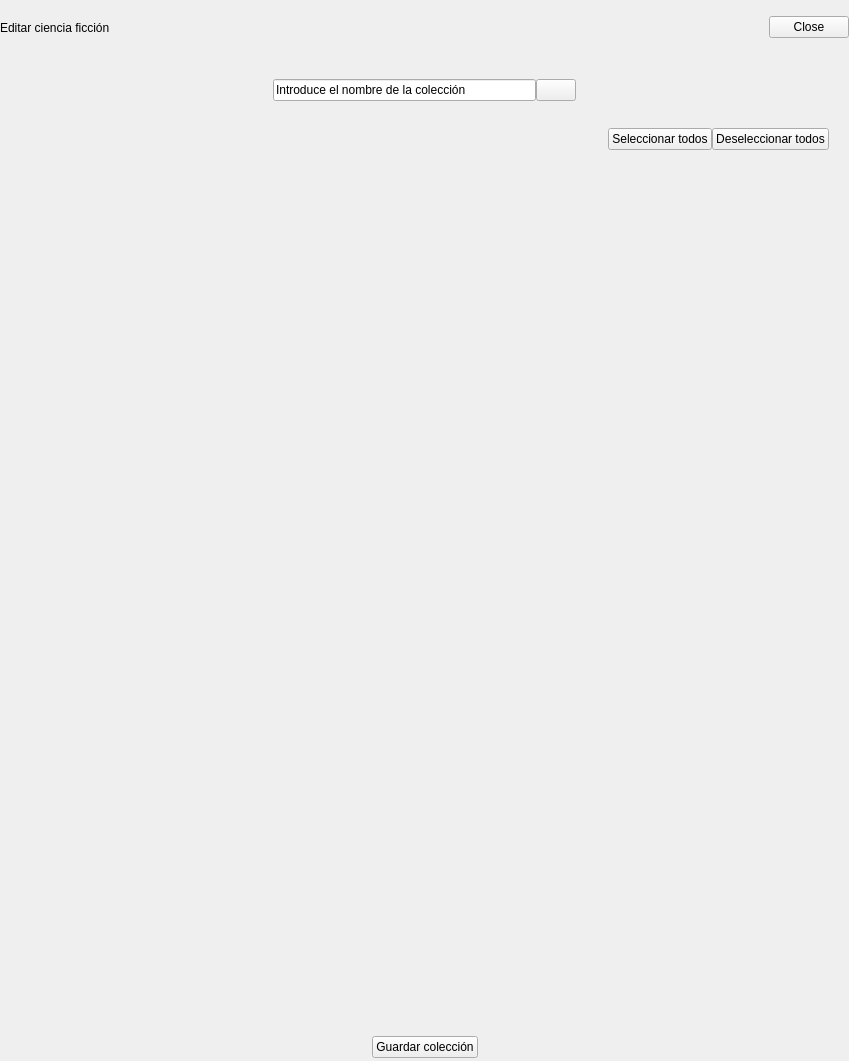
<?xml version="1.0" encoding="UTF-8"?>
<ui version="4.0">
 <class>LibraryEditCollection</class>
 <widget class="QWidget" name="LibraryEditCollection">
  <property name="geometry">
   <rect>
    <x>0</x>
    <y>0</y>
    <width>849</width>
    <height>1061</height>
   </rect>
  </property>
  <property name="sizePolicy">
   <sizepolicy hsizetype="Expanding" vsizetype="Expanding">
    <horstretch>0</horstretch>
    <verstretch>0</verstretch>
   </sizepolicy>
  </property>
  <property name="minimumSize">
   <size>
    <width>0</width>
    <height>0</height>
   </size>
  </property>
  <property name="maximumSize">
   <size>
    <width>849</width>
    <height>1061</height>
   </size>
  </property>
  <property name="windowTitle">
   <string>Form</string>
  </property>
  <property name="styleSheet">
   <string notr="true" />
  </property>
  <layout class="QVBoxLayout" name="verticalLayout_2">
   <property name="spacing">
    <number>0</number>
   </property>
   <property name="margin">
    <number>0</number>
   </property>
   <item>
    <widget class="QWidget" name="headerCont" native="true">
     <property name="minimumSize">
      <size>
       <width>0</width>
       <height>55</height>
      </size>
     </property>
     <property name="maximumSize">
      <size>
       <width>16777215</width>
       <height>78</height>
      </size>
     </property>
     <property name="styleSheet">
      <string notr="true" />
     </property>
     <layout class="QHBoxLayout" name="horizontalLayout_3">
      <property name="spacing">
       <number>0</number>
      </property>
      <property name="margin">
       <number>0</number>
      </property>
      <item>
       <widget class="QLabel" name="collectionActionTitle">
        <property name="text">
         <string>Editar ciencia ficci&#243;n</string>
        </property>
       </widget>
      </item>
      <item>
       <spacer name="horizontalSpacer">
        <property name="orientation">
         <enum>Qt::Horizontal</enum>
        </property>
        <property name="sizeHint" stdset="0">
         <size>
          <width>57</width>
          <height>28</height>
         </size>
        </property>
       </spacer>
      </item>
      <item>
       <widget class="SilentQPushButton" name="closeSearchBtn">
        <property name="focusPolicy">
         <enum>Qt::NoFocus</enum>
        </property>
        <property name="text">
         <string>Close</string>
        </property>
       </widget>
      </item>
     </layout>
    </widget>
   </item>
   <item>
    <widget class="QWidget" name="editCollectionNameCont" native="true">
     <property name="minimumSize">
      <size>
       <width>0</width>
       <height>70</height>
      </size>
     </property>
     <property name="maximumSize">
      <size>
       <width>16777215</width>
       <height>99</height>
      </size>
     </property>
     <layout class="QHBoxLayout" name="horizontalLayout">
      <property name="spacing">
       <number>0</number>
      </property>
      <property name="leftMargin">
       <number>10</number>
      </property>
      <property name="topMargin">
       <number>0</number>
      </property>
      <property name="rightMargin">
       <number>10</number>
      </property>
      <property name="bottomMargin">
       <number>0</number>
      </property>
      <item>
       <spacer name="horizontalSpacer_2">
        <property name="orientation">
         <enum>Qt::Horizontal</enum>
        </property>
        <property name="sizeHint" stdset="0">
         <size>
          <width>57</width>
          <height>28</height>
         </size>
        </property>
       </spacer>
      </item>
      <item>
       <widget class="MyQLineEdit" name="collectionNameLineEdit">
        <property name="focusPolicy">
         <enum>Qt::StrongFocus</enum>
        </property>
        <property name="styleSheet">
         <string notr="true" />
        </property>
        <property name="text">
         <string>Introduce el nombre de la colecci&#243;n</string>
        </property>
       </widget>
      </item>
      <item>
       <widget class="QPushButton" name="clearInputBtn">
        <property name="text">
         <string />
        </property>
       </widget>
      </item>
      <item>
       <spacer name="horizontalSpacer_3">
        <property name="orientation">
         <enum>Qt::Horizontal</enum>
        </property>
        <property name="sizeHint" stdset="0">
         <size>
          <width>57</width>
          <height>28</height>
         </size>
        </property>
       </spacer>
      </item>
     </layout>
    </widget>
   </item>
   <item>
    <widget class="QWidget" name="collectionContainer" native="true">
     <property name="sizePolicy">
      <sizepolicy hsizetype="Preferred" vsizetype="Expanding">
       <horstretch>0</horstretch>
       <verstretch>0</verstretch>
      </sizepolicy>
     </property>
     <property name="minimumSize">
      <size>
       <width>0</width>
       <height>539</height>
      </size>
     </property>
     <property name="maximumSize">
      <size>
       <width>141421</width>
       <height>762</height>
      </size>
     </property>
     <property name="styleSheet">
      <string notr="true" />
     </property>
     <layout class="QVBoxLayout" name="verticalLayout_3">
      <property name="spacing">
       <number>0</number>
      </property>
      <property name="margin">
       <number>0</number>
      </property>
      <item>
       <widget class="QWidget" name="actionsCont" native="true">
        <layout class="QHBoxLayout" name="horizontalLayout_4">
         <property name="spacing">
          <number>0</number>
         </property>
         <property name="leftMargin">
          <number>0</number>
         </property>
         <property name="topMargin">
          <number>0</number>
         </property>
         <property name="rightMargin">
          <number>20</number>
         </property>
         <property name="bottomMargin">
          <number>0</number>
         </property>
         <item>
          <spacer name="horizontalSpacer_6">
           <property name="orientation">
            <enum>Qt::Horizontal</enum>
           </property>
           <property name="sizeHint" stdset="0">
            <size>
             <width>57</width>
             <height>28</height>
            </size>
           </property>
          </spacer>
         </item>
         <item>
          <widget class="QPushButton" name="selectAllBtn">
           <property name="text">
            <string>Seleccionar todos</string>
           </property>
          </widget>
         </item>
         <item>
          <widget class="QPushButton" name="unSelectAllBtn">
           <property name="text">
            <string>Deseleccionar todos</string>
           </property>
          </widget>
         </item>
        </layout>
       </widget>
      </item>
      <item>
       <widget class="QWidget" name="booksContainer" native="true">
        <property name="minimumSize">
         <size>
          <width>0</width>
          <height>300</height>
         </size>
        </property>
        <property name="maximumSize">
         <size>
          <width>16777215</width>
          <height>1061</height>
         </size>
        </property>
        <layout class="QGridLayout" name="gridLayout">
         <property name="leftMargin">
          <number>0</number>
         </property>
         <property name="topMargin">
          <number>10</number>
         </property>
         <property name="rightMargin">
          <number>0</number>
         </property>
         <property name="bottomMargin">
          <number>0</number>
         </property>
         <property name="spacing">
          <number>0</number>
         </property>
         <item column="1" row="5">
          <widget class="QWidget" name="bookCont10" native="true">
           <layout class="QHBoxLayout" name="horizontalLayout_18">
            <property name="spacing">
             <number>0</number>
            </property>
            <property name="margin">
             <number>0</number>
            </property>
            <item>
             <widget class="LibraryBookToCollectionItem" name="book10" native="true" />
            </item>
           </layout>
          </widget>
         </item>
         <item column="1" row="4">
          <widget class="QWidget" name="bookCont8" native="true">
           <layout class="QHBoxLayout" name="horizontalLayout_17">
            <property name="spacing">
             <number>0</number>
            </property>
            <property name="margin">
             <number>0</number>
            </property>
            <item>
             <widget class="LibraryBookToCollectionItem" name="book8" native="true" />
            </item>
           </layout>
          </widget>
         </item>
         <item column="0" row="3">
          <widget class="QWidget" name="bookCont5" native="true">
           <layout class="QHBoxLayout" name="horizontalLayout_14">
            <property name="spacing">
             <number>0</number>
            </property>
            <property name="margin">
             <number>0</number>
            </property>
            <item>
             <widget class="LibraryBookToCollectionItem" name="book5" native="true" />
            </item>
           </layout>
          </widget>
         </item>
         <item column="1" row="2">
          <widget class="QWidget" name="bookCont4" native="true">
           <layout class="QHBoxLayout" name="horizontalLayout_13">
            <property name="spacing">
             <number>0</number>
            </property>
            <property name="margin">
             <number>0</number>
            </property>
            <item>
             <widget class="LibraryBookToCollectionItem" name="book4" native="true" />
            </item>
           </layout>
          </widget>
         </item>
         <item column="0" row="6">
          <widget class="QWidget" name="bookCont11" native="true">
           <layout class="QHBoxLayout" name="horizontalLayout_8">
            <property name="spacing">
             <number>0</number>
            </property>
            <property name="margin">
             <number>0</number>
            </property>
            <item>
             <widget class="LibraryBookToCollectionItem" name="book11" native="true" />
            </item>
           </layout>
          </widget>
         </item>
         <item column="1" row="3">
          <widget class="QWidget" name="bookCont6" native="true">
           <layout class="QHBoxLayout" name="horizontalLayout_15">
            <property name="spacing">
             <number>0</number>
            </property>
            <property name="margin">
             <number>0</number>
            </property>
            <item>
             <widget class="LibraryBookToCollectionItem" name="book6" native="true" />
            </item>
           </layout>
          </widget>
         </item>
         <item column="0" row="8">
          <spacer name="verticalSpacer_3">
           <property name="orientation">
            <enum>Qt::Vertical</enum>
           </property>
           <property name="sizeHint" stdset="0">
            <size>
             <width>28</width>
             <height>57</height>
            </size>
           </property>
          </spacer>
         </item>
         <item column="0" row="2">
          <widget class="QWidget" name="bookCont3" native="true">
           <layout class="QHBoxLayout" name="horizontalLayout_10">
            <property name="spacing">
             <number>0</number>
            </property>
            <property name="margin">
             <number>0</number>
            </property>
            <item>
             <widget class="LibraryBookToCollectionItem" name="book3" native="true" />
            </item>
           </layout>
          </widget>
         </item>
         <item column="0" row="5">
          <widget class="QWidget" name="bookCont9" native="true">
           <layout class="QHBoxLayout" name="horizontalLayout_19">
            <property name="spacing">
             <number>0</number>
            </property>
            <property name="margin">
             <number>0</number>
            </property>
            <item>
             <widget class="LibraryBookToCollectionItem" name="book9" native="true" />
            </item>
           </layout>
          </widget>
         </item>
         <item column="1" row="0">
          <widget class="QWidget" name="bookCont2" native="true">
           <layout class="QHBoxLayout" name="horizontalLayout_7">
            <property name="spacing">
             <number>0</number>
            </property>
            <property name="margin">
             <number>0</number>
            </property>
            <item>
             <widget class="LibraryBookToCollectionItem" name="book2" native="true">
              <property name="sizePolicy">
               <sizepolicy hsizetype="Preferred" vsizetype="Preferred">
                <horstretch>0</horstretch>
                <verstretch>0</verstretch>
               </sizepolicy>
              </property>
              <property name="minimumSize">
               <size>
                <width>240</width>
                <height>55</height>
               </size>
              </property>
             </widget>
            </item>
           </layout>
          </widget>
         </item>
         <item column="0" row="0">
          <widget class="QWidget" name="bookCont1" native="true">
           <layout class="QHBoxLayout" name="horizontalLayout_6">
            <property name="spacing">
             <number>0</number>
            </property>
            <property name="margin">
             <number>0</number>
            </property>
            <item>
             <widget class="LibraryBookToCollectionItem" name="book1" native="true">
              <property name="minimumSize">
               <size>
                <width>240</width>
                <height>55</height>
               </size>
              </property>
              <property name="maximumSize">
               <size>
                <width>339</width>
                <height>78</height>
               </size>
              </property>
             </widget>
            </item>
           </layout>
          </widget>
         </item>
         <item column="1" row="8">
          <spacer name="verticalSpacer_4">
           <property name="orientation">
            <enum>Qt::Vertical</enum>
           </property>
           <property name="sizeHint" stdset="0">
            <size>
             <width>28</width>
             <height>57</height>
            </size>
           </property>
          </spacer>
         </item>
         <item column="0" row="4">
          <widget class="QWidget" name="bookCont7" native="true">
           <layout class="QHBoxLayout" name="horizontalLayout_16">
            <property name="spacing">
             <number>0</number>
            </property>
            <property name="margin">
             <number>0</number>
            </property>
            <item>
             <widget class="LibraryBookToCollectionItem" name="book7" native="true" />
            </item>
           </layout>
          </widget>
         </item>
         <item column="1" row="6">
          <widget class="QWidget" name="bookCont12" native="true">
           <layout class="QHBoxLayout" name="horizontalLayout_9">
            <property name="spacing">
             <number>0</number>
            </property>
            <property name="margin">
             <number>0</number>
            </property>
            <item>
             <widget class="LibraryBookToCollectionItem" name="book12" native="true" />
            </item>
           </layout>
          </widget>
         </item>
         <item column="0" row="7">
          <widget class="QWidget" name="bookCont13" native="true">
           <layout class="QHBoxLayout" name="horizontalLayout_11">
            <property name="spacing">
             <number>0</number>
            </property>
            <property name="margin">
             <number>0</number>
            </property>
            <item>
             <widget class="LibraryBookToCollectionItem" name="book13" native="true" />
            </item>
           </layout>
          </widget>
         </item>
         <item column="1" row="7">
          <widget class="QWidget" name="bookCont14" native="true">
           <layout class="QHBoxLayout" name="horizontalLayout_12">
            <property name="spacing">
             <number>0</number>
            </property>
            <property name="margin">
             <number>0</number>
            </property>
            <item>
             <widget class="LibraryBookToCollectionItem" name="book14" native="true" />
            </item>
           </layout>
          </widget>
         </item>
        </layout>
       </widget>
      </item>
      <item>
       <spacer name="verticalSpacer">
        <property name="orientation">
         <enum>Qt::Vertical</enum>
        </property>
        <property name="sizeHint" stdset="0">
         <size>
          <width>28</width>
          <height>57</height>
         </size>
        </property>
       </spacer>
      </item>
      <item>
       <widget class="LibraryVerticalPager" name="VerticalPager" native="true">
        <layout class="QHBoxLayout" name="horizontalLayout_5" />
       </widget>
      </item>
     </layout>
    </widget>
   </item>
   <item>
    <spacer name="verticalSpacer_2">
     <property name="orientation">
      <enum>Qt::Vertical</enum>
     </property>
     <property name="sizeHint" stdset="0">
      <size>
       <width>28</width>
       <height>115</height>
      </size>
     </property>
    </spacer>
   </item>
   <item>
    <widget class="QWidget" name="bottomActionCont" native="true">
     <layout class="QHBoxLayout" name="horizontalLayout_2">
      <property name="spacing">
       <number>0</number>
      </property>
      <property name="margin">
       <number>0</number>
      </property>
      <item>
       <spacer name="horizontalSpacer_4">
        <property name="orientation">
         <enum>Qt::Horizontal</enum>
        </property>
        <property name="sizeHint" stdset="0">
         <size>
          <width>57</width>
          <height>28</height>
         </size>
        </property>
       </spacer>
      </item>
      <item>
       <widget class="QPushButton" name="saveCollectionBnt">
        <property name="text">
         <string>Guardar colecci&#243;n</string>
        </property>
       </widget>
      </item>
      <item>
       <spacer name="horizontalSpacer_5">
        <property name="orientation">
         <enum>Qt::Horizontal</enum>
        </property>
        <property name="sizeHint" stdset="0">
         <size>
          <width>57</width>
          <height>28</height>
         </size>
        </property>
       </spacer>
      </item>
     </layout>
    </widget>
   </item>
  </layout>
 </widget>
 <customwidgets>
  <customwidget>
   <class>SilentQPushButton</class>
   <extends>QPushButton</extends>
   <header>SilentQPushButton.h</header>
  </customwidget>
  <customwidget>
   <class>MyQLineEdit</class>
   <extends>QLineEdit</extends>
   <header>MyQLineEdit.h</header>
  </customwidget>
  <customwidget>
   <class>LibraryBookToCollectionItem</class>
   <extends>QWidget</extends>
   <header>LibraryBookToCollectionItem.h</header>
   <container>1</container>
  </customwidget>
  <customwidget>
   <class>LibraryVerticalPager</class>
   <extends>QWidget</extends>
   <header>LibraryVerticalPager.h</header>
   <container>1</container>
  </customwidget>
 </customwidgets>
 <resources />
 <connections />
</ui>
